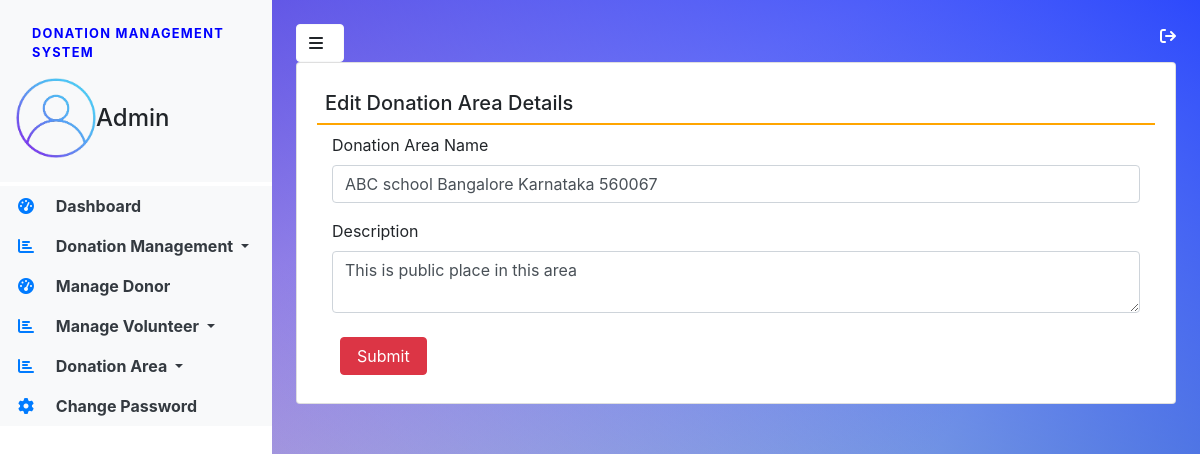
The app's page /edit_area/1 (signed in) with its own data.
### donation/models.py (models this page shows, shortened)
class DonationArea(models.Model):
    areaname = models.CharField(max_length=100,null=True)
    description = models.CharField(max_length=300,null=True)
    creationdate = models.DateField(auto_now_add=True)

### DonationManagementSystem/views.py (the view, shortened to what this page needs)
# urls.py: path('edit_area/<int:pid>', edit_area, name='edit_area'),
def edit_area(request,pid):
    if not request.user.is_authenticated:
        return redirect('admin_login')
    area = DonationArea.objects.get(id=pid)
    return render(request, 'edit_area.html', locals())

### donation/templates/edit_area.html (shortened to what this page needs)
{% extends 'admin_base.html' %}
{% block main %}
<div class="card shadow">
<div class="card-body">
    <h5 class="p-2" style="border-bottom: 2px solid orange">Edit Donation Area Details</h5>
    <div class="container-fluid">
        <form method="post" enctype="multipart/form-data">
                    <div class="form-row">
                        <div class="col-sm-12">
                            <div class="form-group">
                                <label>Donation Area Name</label>
                                <input type="text" name="areaname" placeholder="Enter Donation Area " class="form-control" required value="{{ area.areaname }}"></input>
                            </div>
                        </div>
                        <div class="col-sm-12">
                            <div class="form-group">
                                <label>Description</label>
                                <textarea name="description" placeholder="Description" class="form-control" required >{{ area.description }}</textarea>
                            </div>
                        </div>
                    </div>
                    <input type="submit" value="Submit" class="btn btn-danger px-3 m-2">
                </form>
    </div>
</div>
</div>
{% endblock %}

### donation/static/css/sidebar.css (style rules this page uses)
body { backgroud-image: linear-gradient(136.9deg,rgba(109,25,252,1) 16.4%,rgba(125,31,160,100)); background: linear-gradient(217deg, rgba(0, 34, 255, 0.8), rgba(255,0,0,0) 70.71%), linear-gradient(127deg, rgba(86, 32, 196, 0.8), rgba(0,255,0,0) 70.71%), linear-gradient(336deg, rgba(62, 147, 150, 0.8), rgba(0,0,255,0) 70.71%);; min-height: 100vh; }

### records on screen
DonationArea: areaname "ABC school Bangalore Karnataka 560067", description "This is public place in this area"
